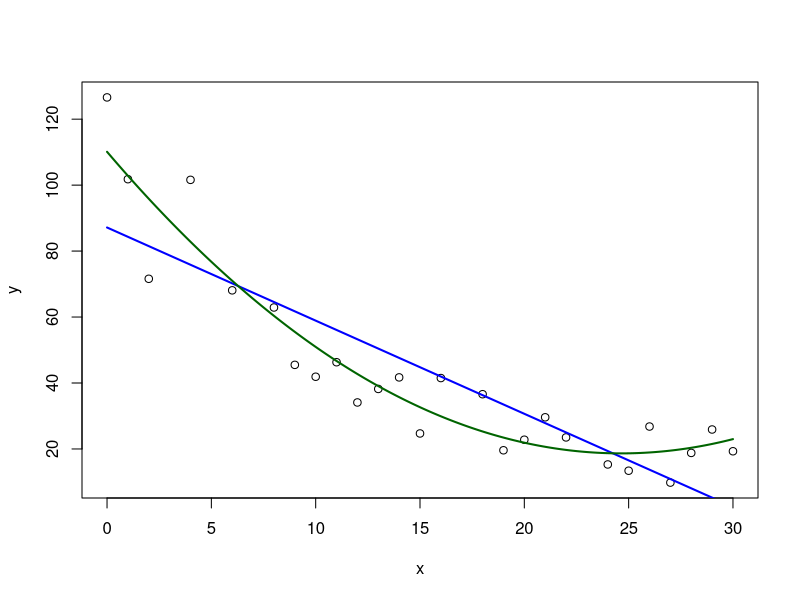

Here is the R script that generated this plot: (Note: this script raises an error after producing the figure.)
## ---- chunk 1
rootDir <- "/Users/azabell/Dropbox/R/"
knitr::opts_chunk$set(echo = TRUE)
library(tidyverse)
library(modelr)
library(magrittr)
library(lubridate)
## ---- chunk 2
# data taken from http://www.theanalysisfactor.com/r-tutorial-4/
y <- c(126.6, 101.8, 71.6, 101.6, 68.1, 62.9, 45.5, 41.9, 46.3, 34.1, 38.2, 41.7, 24.7, 41.5, 36.6, 19.6, 22.8, 29.6, 23.5, 15.3, 13.4, 26.8, 9.8, 18.8, 25.9, 19.3)
x <- c(0, 1, 2, 4, 6, 8, 9, 10, 11, 12, 13, 14, 15, 16, 18, 19, 20, 21, 22, 24, 25, 26, 27, 28, 29, 30)
x2 <- x**2
raw <- tibble(x,y,x2)
linearModel <- lm(y ~ x, data=raw)
quadraticModel <- lm(y ~ x + x2, data=raw)
plot(x,y)
sequenceX <- seq(0,30,by=0.1)
modeldata <- data.frame(x=sequenceX,x2=sequenceX**2)
sequenceYL <- predict(linearModel,modeldata)
sequenceYQ <- predict(quadraticModel,modeldata)
lines(sequenceX,sequenceYL,col='blue',lwd=2)
lines(sequenceX,sequenceYQ,col='darkgreen',lwd=2)
## ---- chunk 3
stringOfDates <- c("2017-12-15","2017-Dec-16","2017-12-17","2017-12-18","2017-12-19","2017-12-20","2017-12-21")
oneWeek <- ymd(stringOfDates)
stringOfDates + 7 
oneWeek + 7
tableOfDates <- tibble(year=rep(2017,8),
                       month=c(rep(4,3),rep(5,5)),
                       day=seq(1,8),
                       hour=rep(4,8),
                       minute=c(15,29,40,45,0,58,9,11))
tableOfDates %$% make_date(year,month,day) # uses the magrittr 'not a pipe' operator
tableOfDates %$% make_datetime(year,month,day,hour,minute)
## ---- chunk 4
newraw <- raw %>% 
          mutate(y = raw$y * rnorm(nrow(raw),mean=1,sd=0.3)) %>% 
          rbind(raw) %>%
          arrange(x)
newraw$instrument <- c(rep("Coarse",12),rep("Fine",40))
newraw$date <- c("07-08-2017","10-08-2017") %>%
               rep(times=26) %>%
               dmy() # as a single line without pipes: ymd( rep(c("2017-08-07","2017-08-10"),times=26) )
## ---- chunk 5
fullModel <- lm(y ~ x * date * instrument, data=newraw)
interactingTerms <- lm(y ~ x * instrument, data=newraw)
noninteractingTerms <- lm(y ~ x + instrument, data=newraw)
grid <- newraw %>%
  data_grid(x,date,instrument) %>%
  gather_predictions(interactingTerms,noninteractingTerms)
ggplot(newraw, aes(x,y,shape=factor(date))) +
  geom_point() +
  geom_line(data=grid, aes(y=pred,color=model)) +
  coord_cartesian(ylim=range(y)) +
  facet_wrap(~ instrument)
## ---- chunk 6
Gauss = function(amplitude,mu,sigma,x){ amplitude*exp(-0.5*((x - mu)/sigma)^2) }
x <- seq(1,5,by=0.1)
yExact <- Gauss(10000,3,0.4,x)
yNoisy <- yExact * rnorm(length(yExact),mean=1,sd=0.3)
noisyCurve <- tibble(x=x,y=yNoisy)
perfectGuess <- nls(y ~ Gauss(a,m,s,x), 
                    start=list(a=10000,m=3,s=0.4),
                    data=noisyCurve)
okayGuess <- nls(y ~ Gauss(a,m,s,x), 
                 start=list(a=max(yNoisy),m=x[yNoisy==max(yNoisy)],s=1),
                 data=noisyCurve)
badGuess <- nls(y ~ Gauss(a,m,s,x), 
                start=list(a=1,m=1,s=1),
                data=noisyCurve)
forPlot <- noisyCurve %>% rename(yNoisy=y) %>% cbind(yExact) %>% gather(yType,y,-x)
grid <- forPlot %>%
  data_grid(x=seq_range(x,100),y) %>%
  gather_predictions(perfectGuess,okayGuess)
ggplot(forPlot, aes(x,y)) +
  geom_line(data=grid, aes(y=pred,color=model,linetype=model), size=1) +
  geom_point(aes(shape=yType)) +
  scale_shape_manual(values=c(20,1),name="data source")
summary(perfectGuess)
